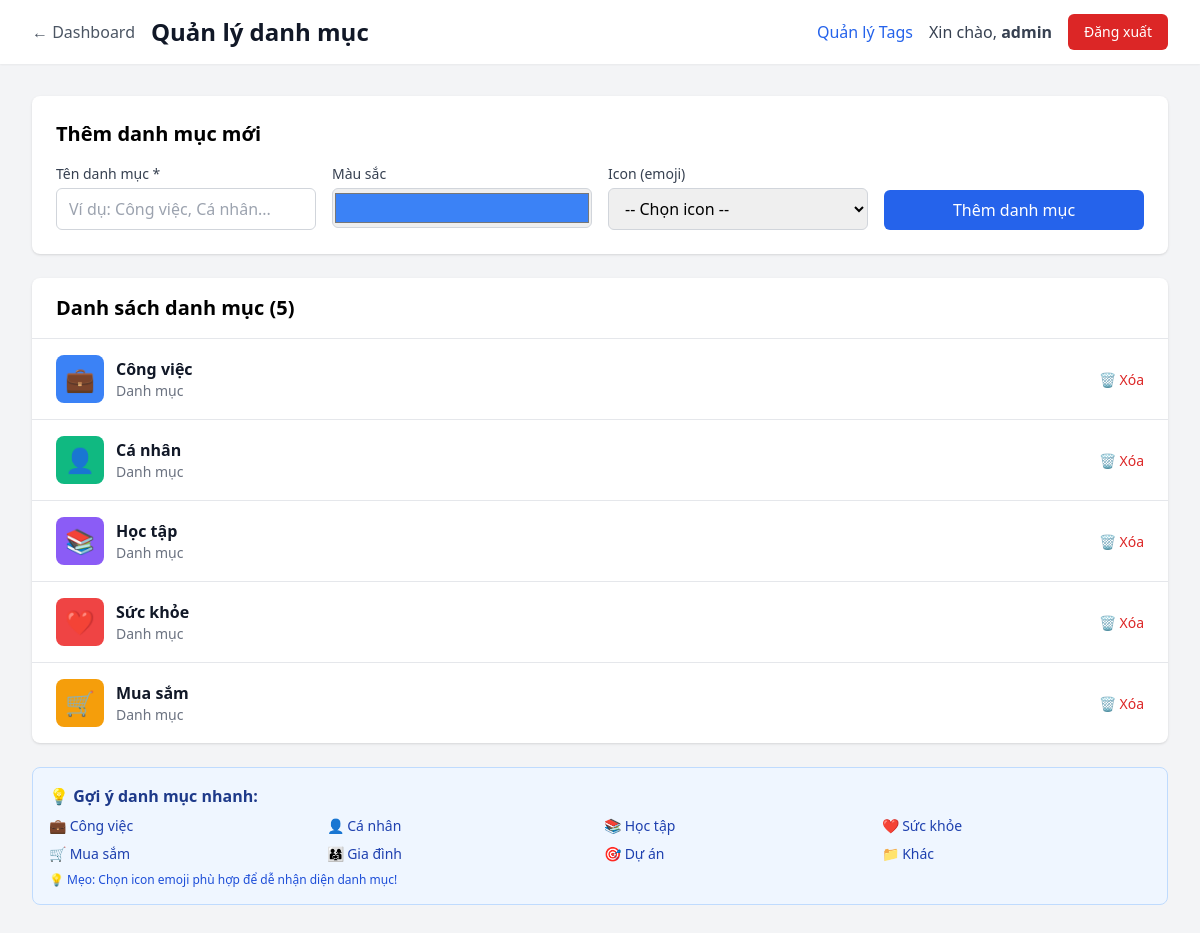
Page /public/dashboard/categories.php (signed in) on the committed database.
### tables this page shows
CREATE TABLE `categories` (
  `id` int(10) UNSIGNED NOT NULL,
  `user_id` int(10) UNSIGNED NOT NULL,
  `name` varchar(50) NOT NULL,
  `color` varchar(7) DEFAULT '#3B82F6' COMMENT 'Mã màu hex (ví dụ: #3B82F6)',
  `icon` varchar(50) DEFAULT NULL COMMENT 'Tên icon (nếu dùng icon library)',
  `display_order` int(11) DEFAULT 0,
  `created_at` timestamp NOT NULL DEFAULT current_timestamp(),
  `updated_at` timestamp NOT NULL DEFAULT current_timestamp() ON UPDATE current_timestamp()
);

### src/Helpers/Session.php (called while the page is built, shortened)
<?php
class Session {
    public static function get($key, $default = null) {
        return $_SESSION[$key] ?? $default;
    }
}

### config/database.php (called while the page is built, shortened)
<?php
class Database {
    private static $instance = null;
    private $pdo;
    private function __construct() {
        try {
            $dsn = "mysql:host=" . DB_HOST . ";dbname=" . DB_NAME . ";charset=" . DB_CHARSET;
            $options = [
                PDO::ATTR_ERRMODE => PDO::ERRMODE_EXCEPTION,
                PDO::ATTR_DEFAULT_FETCH_MODE => PDO::FETCH_ASSOC,
                PDO::ATTR_EMULATE_PREPARES => false,
            ];
            $this->pdo = new PDO($dsn, DB_USER, DB_PASS, $options);
        } catch (PDOException $e) {
            die("Database connection failed: " . $e->getMessage());
        }
    }
    public static function getInstance() {
        if (self::$instance === null) {
            self::$instance = new self();
        }
        return self::$instance;
    }
    public function getConnection() {
        return $this->pdo;
    }
}
function getDB() {
    return Database::getInstance()->getConnection();
}

### src/Models/Category.php (called while the page is built, shortened)
<?php
require_once __DIR__ . '/../../config/database.php';
class Category {
    private $pdo;
    public function __construct() {
        $this->pdo = getDB();
    }
    public function getAllByUserId($userId) {
        $stmt = $this->pdo->prepare("
            SELECT * FROM categories
            WHERE user_id = ?
            ORDER BY display_order ASC, name ASC
        ");
        $stmt->execute([$userId]);
        return $stmt->fetchAll();
    }
}

### public/dashboard/categories.php (the view, shortened to what this page needs)
<?php
require_once __DIR__ . '/../../src/Models/Category.php';
require_once __DIR__ . '/../../src/Helpers/Session.php';
$userId = Session::get('user_id');
$username = Session::get('username');
$categoryModel = new Category();
$errors = [];
$categories = $categoryModel->getAllByUserId($userId);
?>
<!DOCTYPE html>
<html lang="vi">
<head>
    <script src="https://cdn.tailwindcss.com"></script>
</head>
<body class="bg-gray-100 min-h-screen">
    <nav class="bg-white shadow-sm">
        <div class="max-w-7xl mx-auto px-4 sm:px-6 lg:px-8">
            <div class="flex justify-between h-16">
                <div class="flex items-center space-x-4">
                    <a href="index.php" class="text-gray-600 hover:text-gray-900">← Dashboard</a>
                    <h1 class="text-2xl font-bold text-gray-900">Quản lý danh mục</h1>
                </div>
                <div class="flex items-center space-x-4">
                    <a href="tags.php" class="text-blue-600 hover:text-blue-800">Quản lý Tags</a>
                    <span class="text-gray-700">Xin chào, <strong><?php echo htmlspecialchars($username); ?></strong></span>
                    <a href="../logout.php" class="bg-red-600 hover:bg-red-700 text-white px-4 py-2 rounded-md text-sm font-medium">
                        Đăng xuất
                    </a>
                </div>
            </div>
        </div>
    </nav>
    <div class="max-w-7xl mx-auto px-4 sm:px-6 lg:px-8 py-8">
        <div class="bg-white rounded-lg shadow p-6 mb-6">
            <h2 class="text-xl font-bold mb-4">Thêm danh mục mới</h2>
            <form method="POST" action="" class="grid grid-cols-1 md:grid-cols-4 gap-4">
                <div>
                    <label for="name" class="block text-sm font-medium text-gray-700 mb-1">Tên danh mục *</label>
                    <input type="text" id="name" name="name" required
                           class="w-full border border-gray-300 rounded-md px-3 py-2 focus:outline-none focus:ring-blue-500 focus:border-blue-500 <?php echo isset($errors['name']) ? 'border-red-500' : ''; ?>"
                           placeholder="Ví dụ: Công việc, Cá nhân...">
                </div>
                <div>
                    <label for="color" class="block text-sm font-medium text-gray-700 mb-1">Màu sắc</label>
                    <input type="color" id="color" name="color" value="#3B82F6"
                           class="w-full h-10 border border-gray-300 rounded-md cursor-pointer">
                </div>
                <div>
                    <label for="icon" class="block text-sm font-medium text-gray-700 mb-1">Icon (emoji)</label>
                    <select id="icon" name="icon" class="w-full border border-gray-300 rounded-md px-3 py-2 focus:outline-none focus:ring-blue-500 focus:border-blue-500">
                        <option value="">-- Chọn icon --</option>
                    </select>
                </div>
                <div class="flex items-end">
                    <button type="submit" class="w-full bg-blue-600 hover:bg-blue-700 text-white px-4 py-2 rounded-md font-medium">
                        Thêm danh mục
                    </button>
                </div>
            </form>
        </div>
        <div class="bg-white rounded-lg shadow">
            <div class="px-6 py-4 border-b">
                <h2 class="text-xl font-bold">Danh sách danh mục (<?php echo count($categories); ?>)</h2>
            </div>
            <?php if (empty($categories)): ?>
                <div class="p-8 text-center">
                    <p class="text-gray-500">Chưa có danh mục nào. Hãy thêm danh mục đầu tiên!</p>
                </div>
            <?php else: ?>
                <div class="divide-y">
                    <?php foreach ($categories as $category): ?>
                        <div class="px-6 py-4 flex items-center justify-between hover:bg-gray-50">
                            <div class="flex items-center space-x-3">
                                <div class="w-12 h-12 rounded-lg flex items-center justify-center text-2xl" style="background-color: <?php echo htmlspecialchars($category['color']); ?>">
                                    <?php
                                    $displayIcon = $category['icon'];
                                    echo $displayIcon ? htmlspecialchars($displayIcon) : '📁';
                                    ?>
                                </div>
                                <div>
                                    <h3 class="font-semibold text-gray-900"><?php echo htmlspecialchars($category['name']); ?></h3>
                                    <p class="text-sm text-gray-500">Danh mục</p>
                                </div>
                            </div>
                            <form method="POST" action="" onsubmit="return confirm('Bạn chắc chắn muốn xóa danh mục này? Các tasks trong danh mục sẽ không bị xóa.')">
                                <button type="submit" class="text-red-600 hover:text-red-900 text-sm font-medium">
                                    🗑️ Xóa
                                </button>
                            </form>
                        </div>
                    <?php endforeach; ?>
                </div>
            <?php endif; ?>
        </div>
        <div class="mt-6 bg-blue-50 border border-blue-200 rounded-lg p-4">
            <h3 class="font-semibold text-blue-900 mb-2">💡 Gợi ý danh mục nhanh:</h3>
            <div class="grid grid-cols-2 md:grid-cols-4 gap-2 text-sm text-blue-800">
                <div>💼 Công việc</div>
                <div>👤 Cá nhân</div>
                <div>📚 Học tập</div>
                <div>❤️ Sức khỏe</div>
                <div>🛒 Mua sắm</div>
                <div>👨‍👩‍👧 Gia đình</div>
                <div>🎯 Dự án</div>
                <div>📁 Khác</div>
            </div>
            <p class="text-xs text-blue-700 mt-2">💡 Mẹo: Chọn icon emoji phù hợp để dễ nhận diện danh mục!</p>
        </div>
    </div>
</body>
</html>

### rows in the picture
categories: icon "💼", name "Công việc"
categories: icon "👤", name "Cá nhân"
categories: icon "📚", name "Học tập"
categories: icon "❤️", name "Sức khỏe"
categories: icon "🛒", name "Mua sắm"

### other values in the picture
$username "admin"
count($categories) "5"
